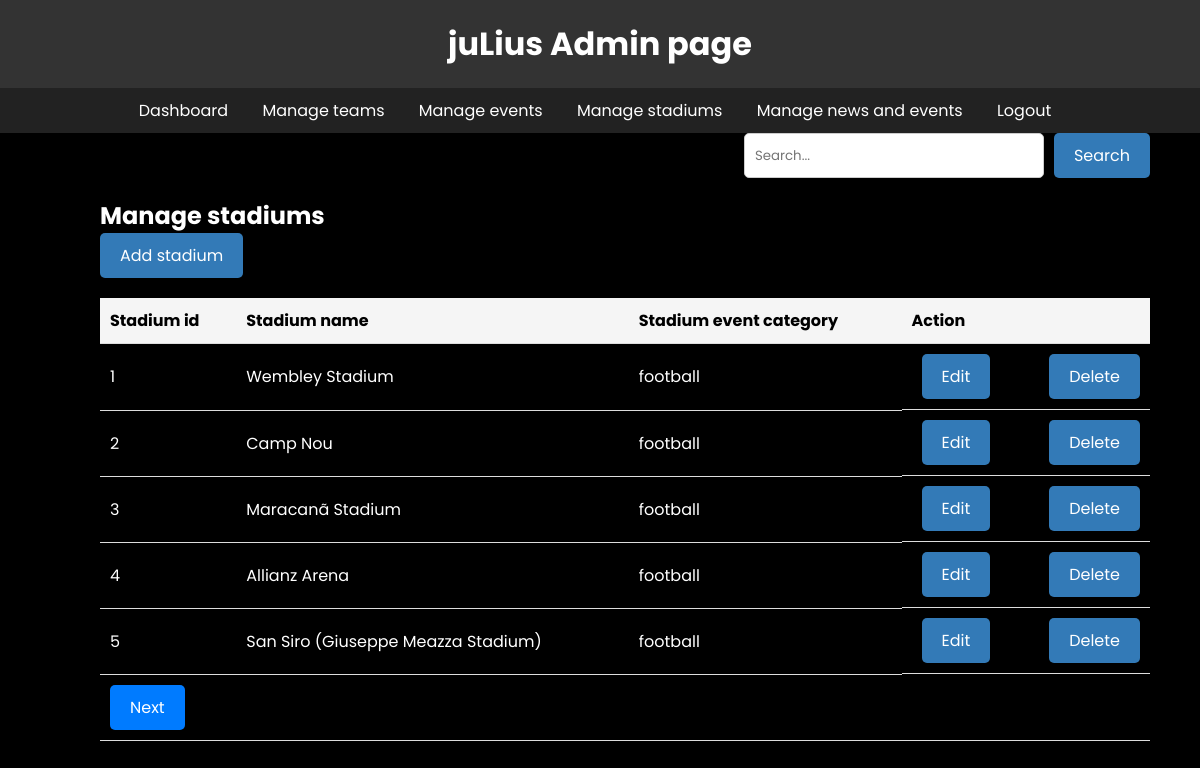
Page /admin/managestadium.php on the committed database.
### tables this page shows
CREATE TABLE `team_stadiums` (
  `id` int(11) NOT NULL,
  `stadium_name` varchar(255) NOT NULL,
  `stadium_category` enum('football','volleyball','cricket') NOT NULL,
  `stadium_city` varchar(255) DEFAULT NULL
);

### admin/managestadium.php (the view, shortened to what this page needs)
<?php include 'header.php'; ?>
<div id="stadiums" style="margin-left: 100px; margin-right:50px;">
  <form id="search-form" method="GET">
    <input type="text" name="search" placeholder="Search...">
    <input type="submit" value="Search">
  </form>
  <form method="addstadium.php" action="post">
    <h2>Manage stadiums</h2>
    <div class="manage-btn">
      <input type="button" onclick="window.location.href='./addstadiums.php'" value="Add stadium">
    </div>
  </form>
  <form method="post">
    <table>
      <tr class="black">
        <th>Stadium id</th>
        <th>Stadium name</th>
        <th>Stadium event category</th>
        <th>Action</th>
      </tr>
      <?php
      $conn = new mysqli('localhost', 'root', '', 'julis');
      $search_term = isset($_GET['search']) ? $_GET['search'] : '';
      $sql_count = "SELECT COUNT(*) as total FROM team_stadiums WHERE stadium_name LIKE '%$search_term%'  OR stadium_category LIKE '%$search_term%'";
      $result_count = $conn->query($sql_count);
      $total_stadiums = $result_count->fetch_assoc()['total'];
      $page = isset($_GET['page']) ? intval($_GET['page']) : 1;
      $items_per_page = 5;
      $offset = ($page - 1) * $items_per_page;
      $limit = "LIMIT $offset, $items_per_page";
      $sql = "SELECT * FROM team_stadiums WHERE stadium_name LIKE '%$search_term%' OR  stadium_category LIKE '%$search_term%' $limit";
      $result = $conn->query($sql);
      if ($result->num_rows > 0) {
          while ($row = $result->fetch_assoc()) {
              echo "<tr>";
              echo "<td>" . $row["id"] . "</td>";
              echo "<td>" . $row["stadium_name"] . "</td>";
              echo "<td>" . $row["stadium_category"] . "</td>";
              echo "<td class='button-cell'>";
              echo "<form method='post' action='edit-stadium.php'>";
              echo "<button type='submit'>Edit</button>";
              echo "</form>";
              echo "<form method='post' action='delete-stadium.php' onsubmit='return confirm(\"Are you sure you want to delete this stadium?\")'>";
              echo "<button type='submit'>Delete</button>";
              echo "</form>";
              echo "</td>";
              echo "</tr>";
          }
        if ($offset + $items_per_page < $total_stadiums) {
            echo "<tr><td colspan='4'>";
            echo "<a class='btn-next' href='" . $_SERVER['PHP_SELF'] . "?page=" . ($page + 1) . "&search=$search_term'>Next</a>";
            echo "</td></tr>";
          }
      } else {
          echo "<tr><td colspan='4'>No stadiums found.</td></tr>";
      }
      ?>
    </table>
  </form>
</div>

### admin/style.css (style rules this page uses)
* { margin: 0; padding: 0; box-sizing: border-box; font-family: "Poppins" , sans-serif; }
.manage-btn { margin-bottom: 20px; }
#search-form { display: flex; justify-content: flex-end; margin-bottom: 20px; }
#search-form input[type="text"] { width: 300px; padding: 10px; border-radius: 5px; border: 1px solid #ccc; margin-right: 10px; }
#search-form input[type="submit"] { background-color: #337ab7; border: none; color: #fff; font-size: 16px; padding: 10px 20px; border-radius: 5px; cursor: pointer; }
.manage-btn input[type="button"] { background-color: #337ab7; border: none; color: #fff; font-size: 16px; padding: 10px 20px; border-radius: 5px; cursor: pointer; }
table { width: 100%; border-collapse: collapse; }
table th, table td { padding: 10px; text-align: left; border-bottom: 1px solid #ddd; }
table th { background-color: #f5f5f5; }
table td.button-cell { display: flex; justify-content: space-between; align-items: center; }
table td.button-cell button { background-color: #337ab7; border: none; color: #fff; font-size: 16px; padding: 10px 20px; border-radius: 5px; cursor: pointer; margin-left: 10px; }
.btn-prev, .btn-next { display: inline-block; padding: 10px 20px; background-color: #007bff; color: white; border: none; border-radius: 5px; text-decoration: none; cursor: pointer; }
.black { color: black; }

### admin/header.php (style rules this page uses)
body { margin: 0; padding: 0; font-family: Arial, sans-serif; background-color: #000; color: #fff; }

### rows in the picture
team_stadiums: id "1", stadium_name "Wembley Stadium", stadium_category "football"
team_stadiums: id "2", stadium_name "Camp Nou", stadium_category "football"
team_stadiums: id "3", stadium_name "Maracanã Stadium", stadium_category "football"
team_stadiums: id "4", stadium_name "Allianz Arena", stadium_category "football"
team_stadiums: id "5", stadium_name "San Siro (Giuseppe Meazza Stadium)", stadium_category "football"
